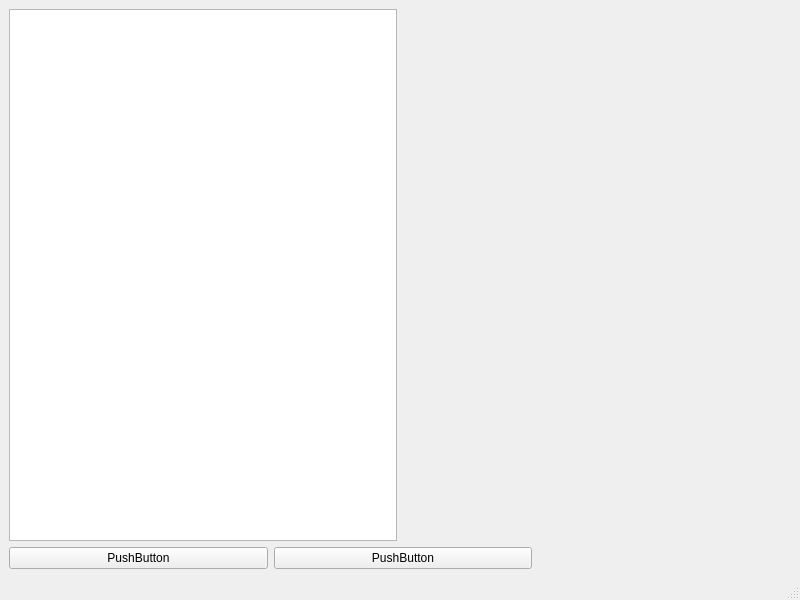
<?xml version="1.0" encoding="UTF-8"?>
<ui version="4.0">
 <class>MainWindow</class>
 <widget class="QMainWindow" name="MainWindow">
  <property name="geometry">
   <rect>
    <x>0</x>
    <y>0</y>
    <width>800</width>
    <height>600</height>
   </rect>
  </property>
  <property name="windowTitle">
   <string>MainWindow</string>
  </property>
  <widget class="QWidget" name="centralwidget">
   <layout class="QVBoxLayout" name="verticalLayout">
    <item>
     <layout class="QHBoxLayout" name="horizontalLayout">
      <item>
       <widget class="QTreeView" name="treeView">
        <property name="sizePolicy">
         <sizepolicy hsizetype="Minimum" vsizetype="Minimum">
          <horstretch>0</horstretch>
          <verstretch>0</verstretch>
         </sizepolicy>
        </property>
       </widget>
      </item>
      <item>
       <widget class="QWidget" name="widget" native="true">
        <property name="sizePolicy">
         <sizepolicy hsizetype="Minimum" vsizetype="Preferred">
          <horstretch>0</horstretch>
          <verstretch>0</verstretch>
         </sizepolicy>
        </property>
       </widget>
      </item>
     </layout>
    </item>
    <item>
     <layout class="QHBoxLayout" name="horizontalLayout_2">
      <item>
       <widget class="QPushButton" name="pushButton">
        <property name="sizePolicy">
         <sizepolicy hsizetype="Expanding" vsizetype="Fixed">
          <horstretch>0</horstretch>
          <verstretch>0</verstretch>
         </sizepolicy>
        </property>
        <property name="text">
         <string>PushButton</string>
        </property>
       </widget>
      </item>
      <item>
       <widget class="QPushButton" name="pushButton_2">
        <property name="sizePolicy">
         <sizepolicy hsizetype="Expanding" vsizetype="Fixed">
          <horstretch>0</horstretch>
          <verstretch>0</verstretch>
         </sizepolicy>
        </property>
        <property name="text">
         <string>PushButton</string>
        </property>
       </widget>
      </item>
      <item>
       <spacer name="horizontalSpacer">
        <property name="orientation">
         <enum>Qt::Horizontal</enum>
        </property>
        <property name="sizeHint" stdset="0">
         <size>
          <width>40</width>
          <height>20</height>
         </size>
        </property>
       </spacer>
      </item>
     </layout>
    </item>
   </layout>
  </widget>
  <widget class="QMenuBar" name="menubar">
   <property name="geometry">
    <rect>
     <x>0</x>
     <y>0</y>
     <width>800</width>
     <height>21</height>
    </rect>
   </property>
  </widget>
  <widget class="QStatusBar" name="statusbar"/>
 </widget>
 <resources/>
 <connections/>
</ui>
